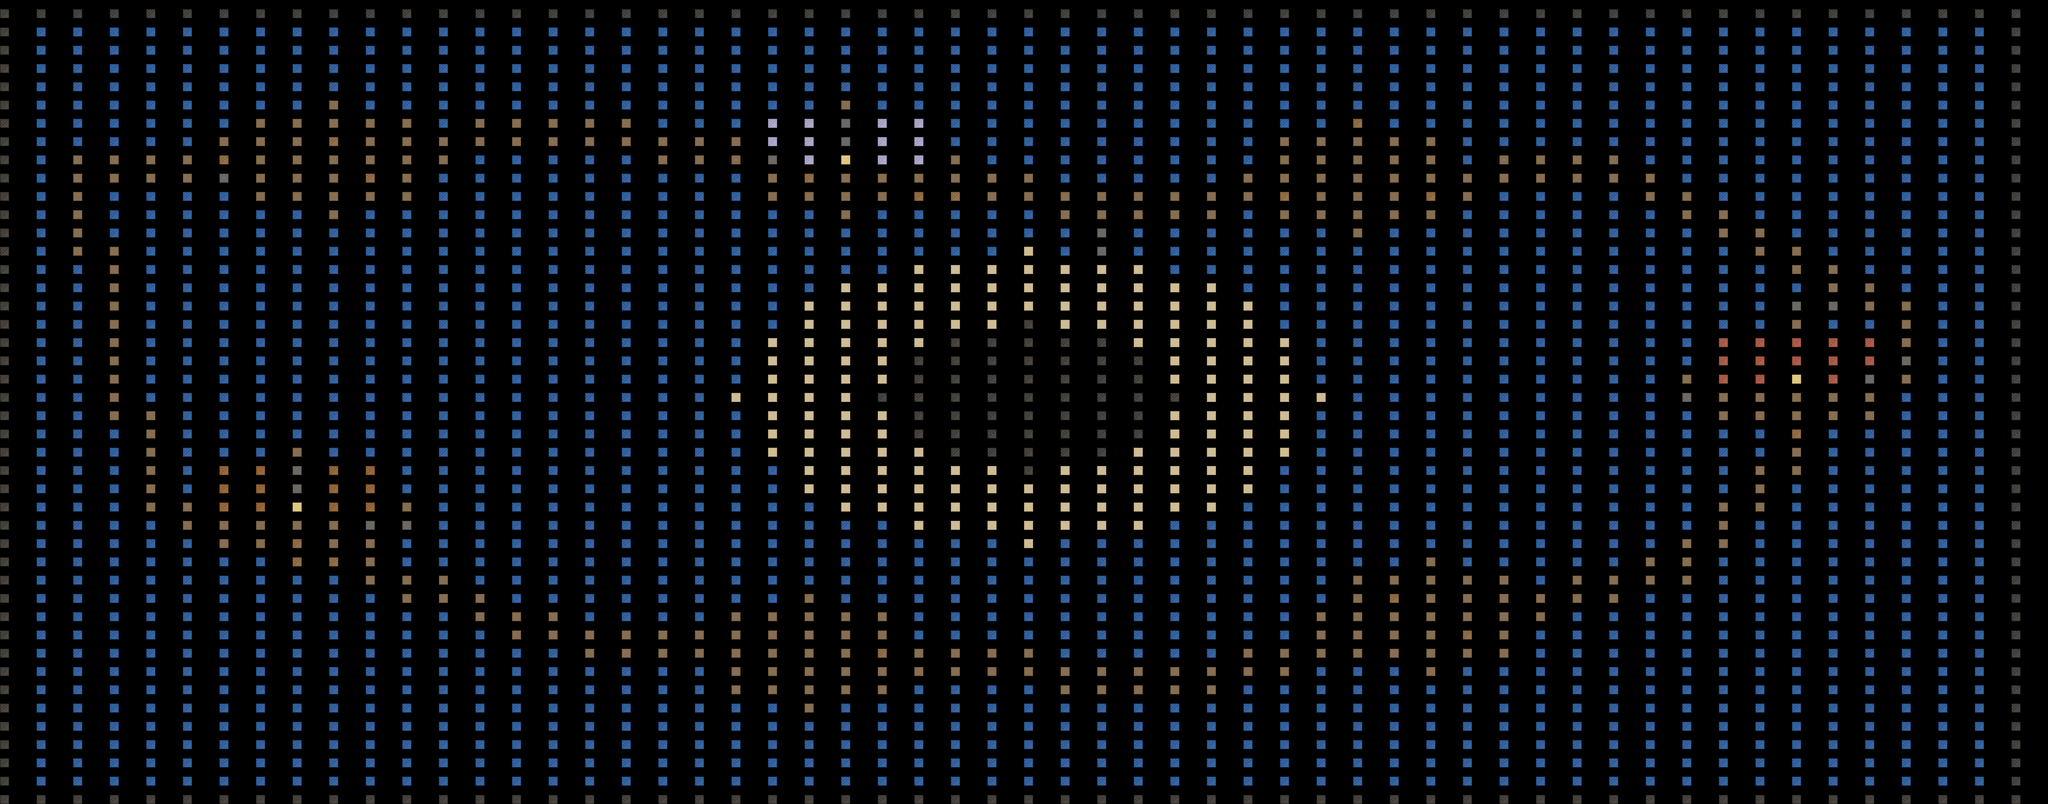

This is a level from a 2D game, rendered from its Tiled map with the project's own tilesets. A one-line summary and the map file follow, with tile-layer data summarised:
An orthogonal 56x44 tile map with 64x32 px tiles, 1 tile layer (suelo).

<map version="1.10" tiledversion="1.10.2" orientation="orthogonal" renderorder="right-down" width="56" height="44" tilewidth="64" tileheight="32" infinite="0" nextlayerid="2" nextobjectid="1">
 <tileset firstgid="1" name="ciudad" tilewidth="16" tileheight="16" tilecount="36" columns="6">
  <image source="../textures/ciudad_tileset.png" width="96" height="96" />
  <tile id="1">
   <properties>
    <property name="collision" type="bool" value="true" />
   </properties>
  </tile>
  <tile id="3">
   <properties>
    <property name="collision" type="bool" value="true" />
   </properties>
  </tile>
  <tile id="6">
   <properties>
    <property name="collision" type="bool" value="true" />
   </properties>
  </tile>
  <tile id="7">
   <properties>
    <property name="collision" type="bool" value="true" />
   </properties>
  </tile>
  <tile id="8">
   <properties>
    <property name="collision" type="bool" value="true" />
   </properties>
  </tile>
  <tile id="9">
   <properties>
    <property name="collision" type="bool" value="true" />
   </properties>
  </tile>
  <tile id="10">
   <properties>
    <property name="collision" type="bool" value="true" />
   </properties>
  </tile>
  <tile id="11">
   <properties>
    <property name="collision" type="bool" value="true" />
   </properties>
  </tile>
  <tile id="12">
   <properties>
    <property name="collision" type="bool" value="true" />
   </properties>
  </tile>
  <tile id="13">
   <properties>
    <property name="collision" type="bool" value="true" />
   </properties>
  </tile>
  <tile id="14">
   <properties>
    <property name="collision" type="bool" value="true" />
   </properties>
  </tile>
  <tile id="15">
   <properties>
    <property name="collision" type="bool" value="true" />
   </properties>
  </tile>
  <tile id="16">
   <properties>
    <property name="collision" type="bool" value="true" />
   </properties>
  </tile>
  <tile id="17">
   <properties>
    <property name="collision" type="bool" value="true" />
   </properties>
  </tile>
  <tile id="18">
   <properties>
    <property name="collision" type="bool" value="true" />
   </properties>
  </tile>
  <tile id="19">
   <properties>
    <property name="collision" type="bool" value="true" />
   </properties>
  </tile>
  <tile id="24">
   <properties>
    <property name="collision" type="bool" value="true" />
   </properties>
  </tile>
  <tile id="25">
   <properties>
    <property name="collision" type="bool" value="true" />
   </properties>
  </tile>
  <tile id="26">
   <properties>
    <property name="collision" type="bool" value="true" />
   </properties>
  </tile>
  <tile id="28">
   <properties>
    <property name="collision" type="bool" value="true" />
   </properties>
  </tile>
  <tile id="32">
   <properties>
    <property name="collision" type="bool" value="true" />
   </properties>
  </tile>
  <tile id="35">
   <properties>
    <property name="collision" type="bool" value="true" />
   </properties>
  </tile>
 </tileset>
 <layer id="1" name="suelo" width="56" height="44">
  <data>[2464 cells, 2464 non-empty, 10 distinct tile ids]</data>
 </layer>
</map>
